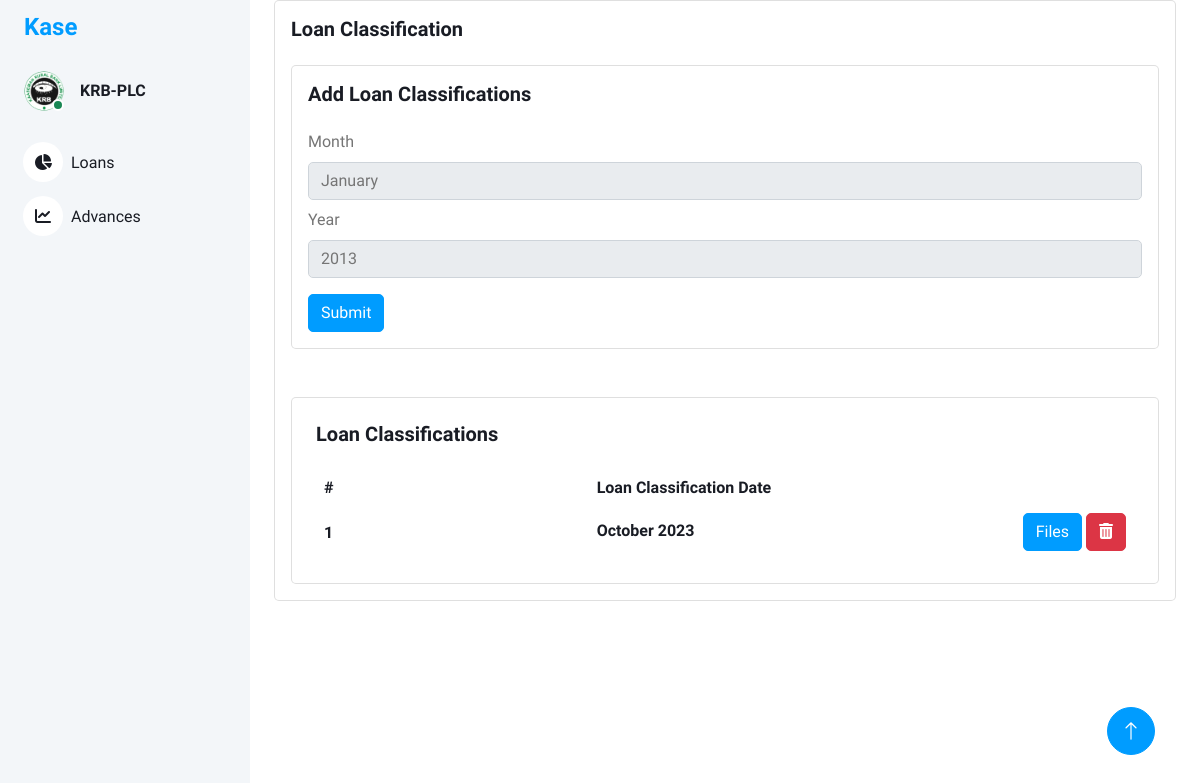
Before: / with the older database file.
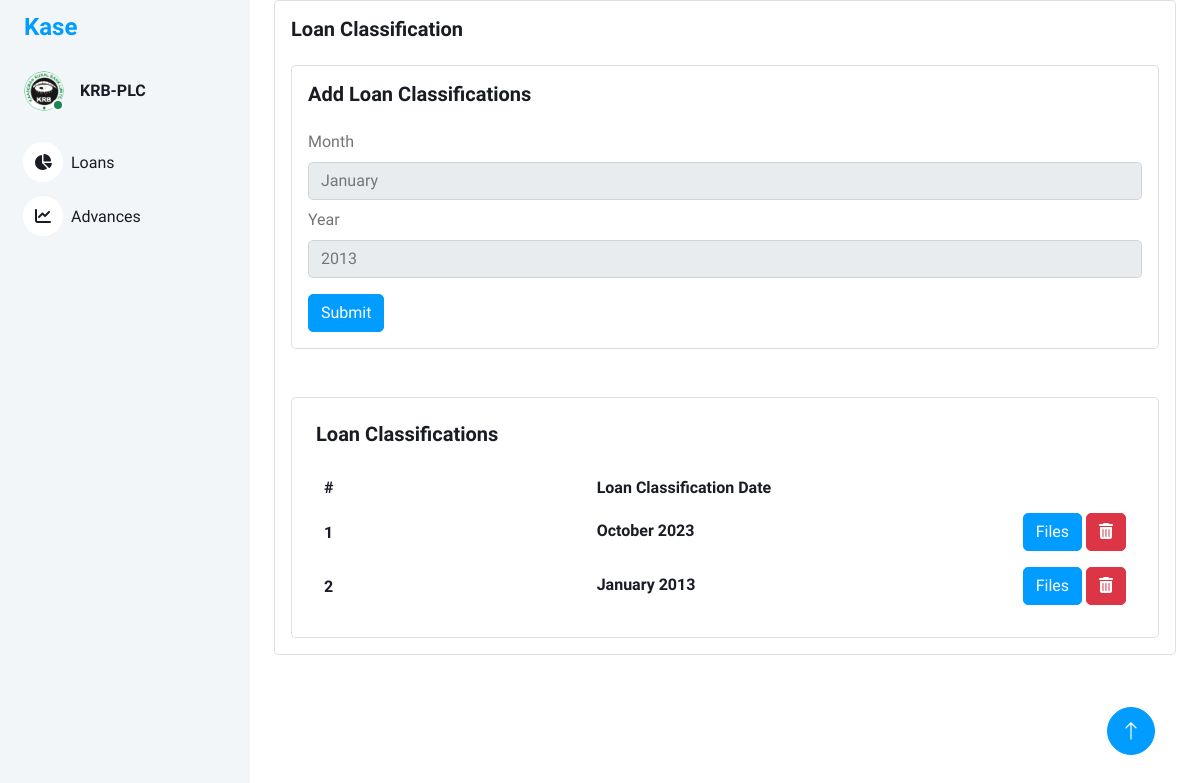
After: the same page with the newer database file.
### models/loan_classification.py (models this page shows, shortened)
class LoanClassification(db.Model):
    id = db.Column(db.Integer, primary_key=True)
    loan_classification_name = db.Column(db.String(100), nullable=False)
    loan_classification_desc = db.Column(db.String(100), nullable=True)

### views/main_views.py (the view)
@bp.route('/')
def index():
    loan_classifications = LoanClassification.query.all()  # Retrieve all loan classifications from the database
    serialized_loan_classifications = []
    for classification in loan_classifications:
        serialized_loan_classifications.append({
            'id': classification.id,
            'loan_classification_name': classification.loan_classification_name,
            'loan_classification_desc': classification.loan_classification_desc,
        })
    return render_template('index.html',loan_classes=serialized_loan_classifications)

### templates/index.html (shortened to what the changed rows need)
<!DOCTYPE html>
<html lang="en">
<head>
    <link href="https://cdnjs.cloudflare.com/ajax/libs/font-awesome/5.10.0/css/all.min.css" rel="stylesheet">
    <link href="https://cdn.jsdelivr.net/npm/bootstrap-icons@1.4.1/font/bootstrap-icons.css" rel="stylesheet">
    <link href="{{ url_for('static', filename='lib/owlcarousel/assets/owl.carousel.min.css') }}" rel="stylesheet">
    <link href="{{ url_for('static', filename='lib/tempusdominus/css/tempusdominus-bootstrap-4.min.css') }}"
        rel="stylesheet" />
    <link href="{{ url_for('static',filename='css/bootstrap.min.css') }}" rel="stylesheet">
    <link href="{{ url_for('static', filename='css/style.css') }}" rel="stylesheet">
    <link rel="stylesheet" href="https://cdnjs.cloudflare.com/ajax/libs/font-awesome/6.0.0-beta3/css/all.min.css">
</head>
<body>
    <div class="container-xxl position-relative bg-white d-flex p-0">
        <div class="content">
            <div class="container-fluid">
                <div class="container-fluid">
                    <div class="card">
                        <div class="card-body">
                            <br>
                            <br>
                            <div class="card w-100">
                                <div class="card-body p-4">
                                    <div class="table-responsive">
                                        <table class="table text-nowrap mb-0 align-middle">
                                            <thead class="text-dark fs-4">
                                                <tr>
                                                    <th class="border-bottom-0">
                                                        <h6 class="fw-semibold mb-0">#</h6>
                                                    </th>
                                                    <th class="border-bottom-0">
                                                        <h6 class="fw-semibold mb-0">Loan Classification Date</h6>
                                                    </th>
                                                    <th class="border-bottom-0">
                                                    </th>
                                                </tr>
                                            </thead>
                                            <tbody>
                                                {% for classification in loan_classes %}
                                                <tr>
                                                    <td class="border-bottom-0">
                                                        <h6 class="fw-semibold mb-0">{{ classification.id }}</h6>
                                                    </td>
                                                    <td class="border-bottom-0">
                                                        <h6 class="fw-semibold mb-1">{{ classification.loan_classification_name }}</h6>
                                                    </td>
                                                    <td class="border-bottom-0">
                                                        <a href="{{ url_for('loan_classification.loan_classification_uploads', id=classification.id ) }}" class="btn btn-primary">Files</a>
                                                        <a href="{{ url_for('loan_classification.delete_loan_classification', id=classification.id )}}" class="btn btn-danger"><i class="fas fa-trash-alt"></i></a>
                                                    </td>
                                                </tr>
                                                {% endfor %}
                                            </tbody>
                                        </table>
                                    </div>
                                </div>
                            </div>
                        </div>
                    </div>
                </div>
            </div>
        </div>
    </div>
</body>
</html>

Changed rows visible on the page:
added LoanClassification: id "2", loan_classification_name "January 2013"
